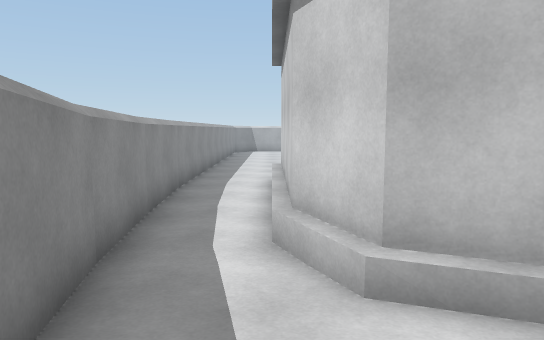
[1] (above)

15 first-person views from a walk through a 3-D level made in the Unity game engine. The camera is 1.3 m above the floor, tilts 6° down and sees 70° across. The floor is counted in squares, 1 m on a side. Each view is taken from the middle of a square. On the plan, view 1 faces up. The plan holds only what a view shows up to about 16 squares ahead; the rest is blank. The place goes on beyond the plan. Some animated figures are left out.

[2]
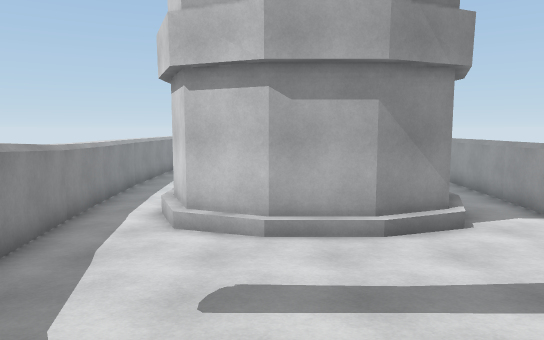

[3]
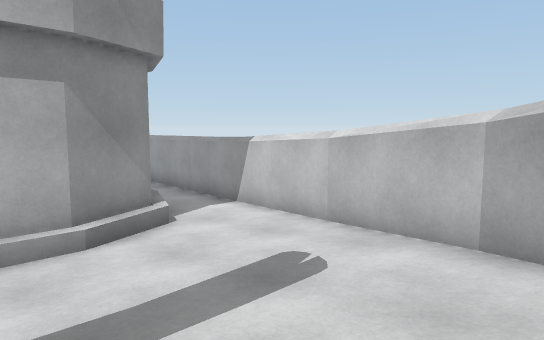

[4]
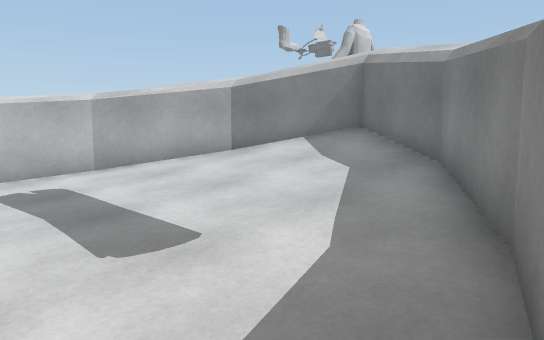

[5]
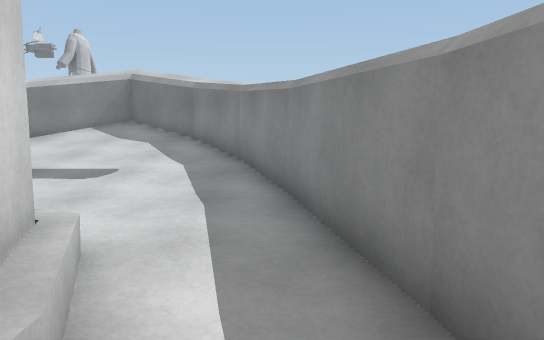

[6]
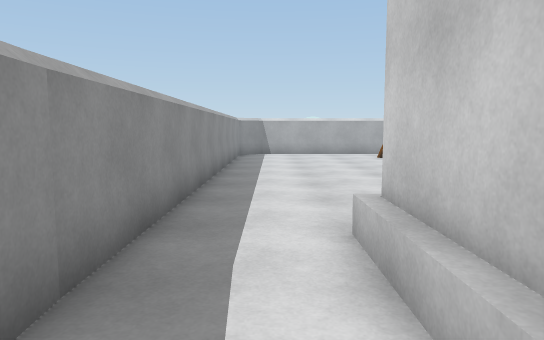

[7]
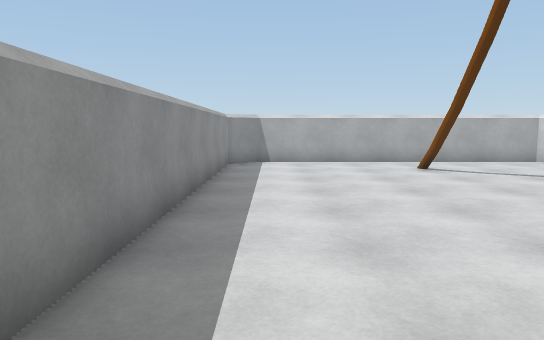

[8]
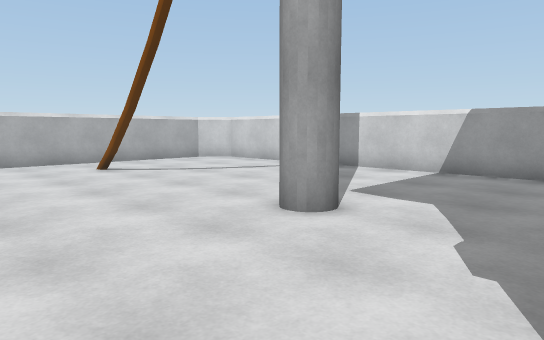

[9]
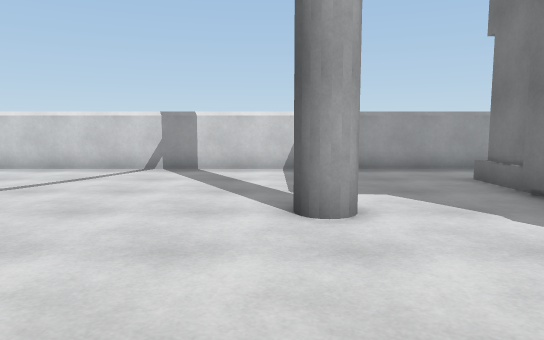

[10]
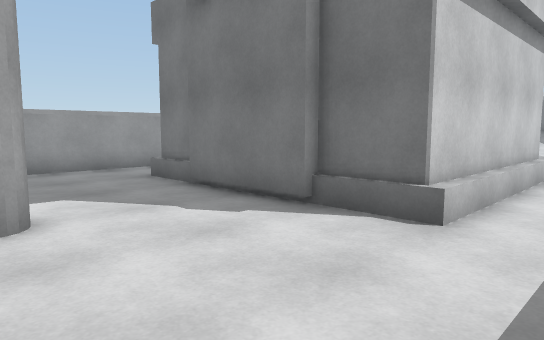

[11]
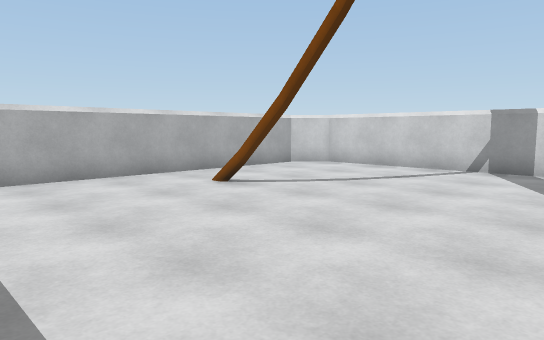

[12]
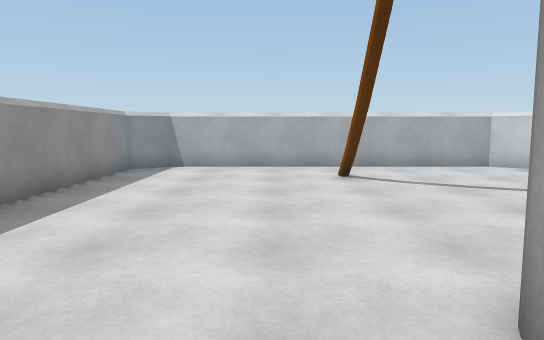

[13]
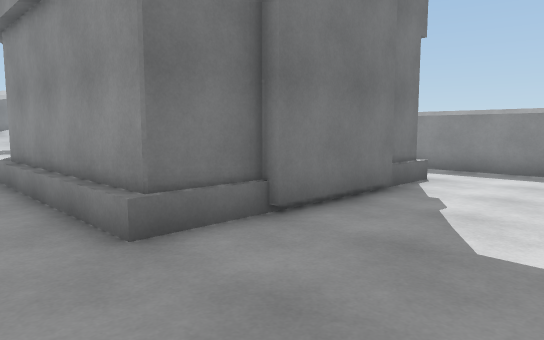

[14]
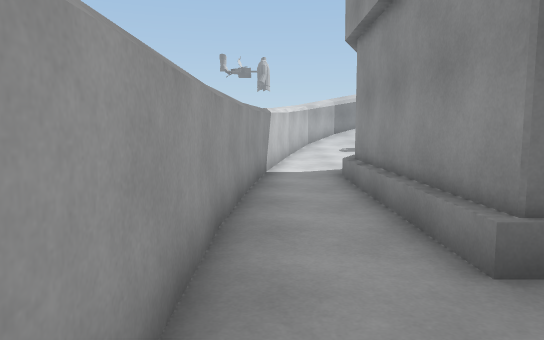

[15]
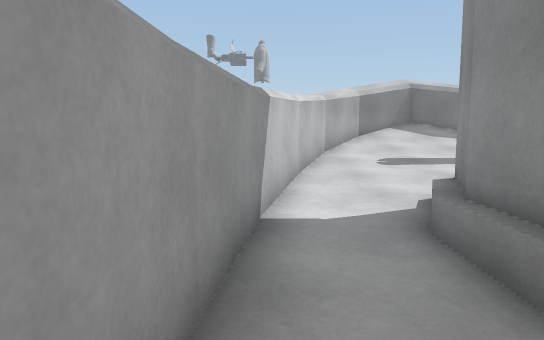

### Floor plan
Key: @ floor where view 1 was taken; # wall or solid block; . main floor; : floor 0.25 m higher than the main floor; + floor 0.5 m higher than the main floor; * floor 0.75 m higher than the main floor; % floor 1 m higher than the main floor; / step, stairs or slope; T thing the floor can be seen under or through.
Columns run from 3 left of view 1 to 11 right of it. Each row starts with its distance up from view 1.
 29  #############
 28 ##...........##
 27 #.............#
 26 #....../......#
 25 #......T......#
 24 #......T......#
 23 #.............#
 22 #.............#
 21 #.............#
 20 #.............#
 19 #.............#
 18 #.............#
 17 #......#......#
 16 #.............#
 15 #.............#
 14 #.............#
 13 #.....####....#
 12 #../###  ###..#
 11 #../#      #..#
 10 #../#      #..#
  9 #../#      #..#
  8 #../#      #..#
  7 #../#      #..#
  6 ##./#     ##..#
  5  #./#     #..##
  4  #..##   ##..#
  3  #...#####...#
  2  #...........#
  1  #:::::::::::#
  0  ##@::::::::##
 -1   #:::::::::#
 -2   #+++++++++#
 -3   ##+//////##
 -4    ##/////*#
 -5     #%%//%##
 -6     ###//##
 -7       ####

Positions as (right, up) in squares from view 1, and headings:
1: (0, 0), facing up
2: (3, -5), facing up
3: (3, -4), facing up-right
4: (-1, 1), facing down-right
5: (-1, 7), facing down
6: (-1, 8), facing up
7: (-1, 13), facing up
8: (-1, 13), facing up-right
9: (-2, 18), facing right
10: (-2, 18), facing down-right
11: (-2, 18), facing up-right
12: (2, 15), facing up
13: (10, 17), facing down-left
14: (10, 16), facing down
15: (10, 10), facing down
